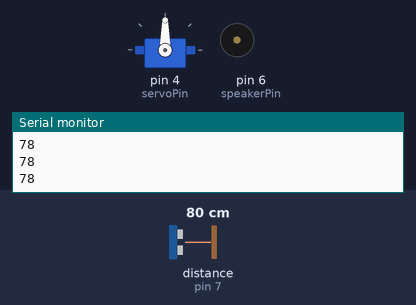
Simulated run of this sketch. Board: Arduino Uno, built with avr-gcc and run on an emulated ATmega328P. On the bench: servo, buzzer (waves = sounding), the last lines printed to the serial monitor. Wiring (inferred from the names in the program): ultrasonic range finder: trigger pin 7; echo pin 7. The test bench sets the inputs (shaded band); at power-on: distance to the obstacle (sensor on pin 7) 80 cm. The echo pulse lasts 58.3 µs per cm.

Above: at 1.12 s.
1.3 s: distance to the obstacle (sensor on pin 7) set to 27 cm
At 1.48 s:
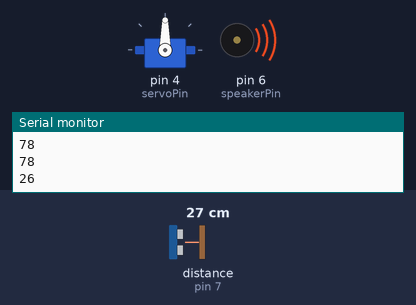
4.3 s: distance to the obstacle (sensor on pin 7) set to 23 cm
5.8 s: distance to the obstacle (sensor on pin 7) set to 8 cm
7.3 s: distance to the obstacle (sensor on pin 7) set to 5 cm
At 7.7 s:
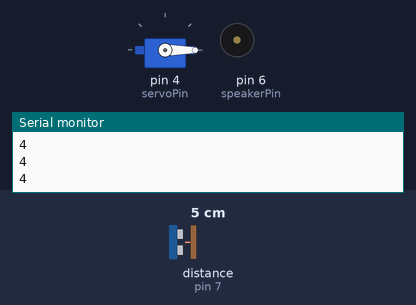
8.8 s: distance to the obstacle (sensor on pin 7) set to 9 cm
At 10.0 s:
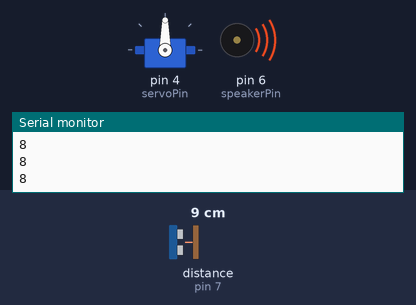
10.3 s: distance to the obstacle (sensor on pin 7) set to 2 cm
At 10.8 s:
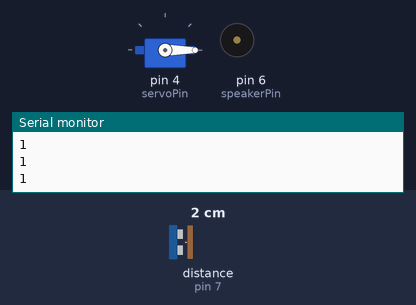
Timing chart, 0 to 12.8 s (numbered marks = the images above; inputs shaded):
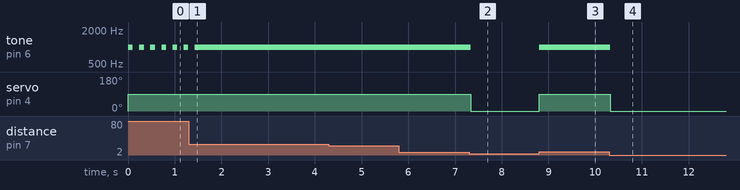

The sketch:

Preosthetic_arm.ino
```cpp
#include <Servo.h>

const int ultrasonicPin = 7;
const int speakerPin = 6;
const int servoPin = 4; // Servo pin

long duration;
int distance;

Servo myServo; // Create a Servo object

void setup() {
  Serial.begin(9600);
  pinMode(ultrasonicPin, OUTPUT);
  pinMode(speakerPin, OUTPUT);

  myServo.attach(servoPin); // Attach the servo to the pin
  myServo.write(0);         // Initial position at 0°
}

void loop() {

  // Ultrasonic sensor operation
  pinMode(ultrasonicPin, OUTPUT);
  digitalWrite(ultrasonicPin, LOW);
  delayMicroseconds(2);
  digitalWrite(ultrasonicPin, HIGH);
  delayMicroseconds(10);
  digitalWrite(ultrasonicPin, LOW);

  pinMode(ultrasonicPin, INPUT);
  duration = pulseIn(ultrasonicPin, HIGH);

  // Calculate distance
  distance = duration * 0.034 / 2;
  Serial.println(distance);

  // If the distance is between 5 and 100 cm
  if (distance > 5 && distance < 100) {
    int beepDelay = map(distance, 5, 25, 50, 100);

    tone(speakerPin, 1000, 100); // Activate buzzer
    myServo.write(90);           // Rotate servo to 90°
    delay(beepDelay);            // Wait for the beep delay
  } else {
    noTone(speakerPin);          // Turn off the buzzer
    myServo.write(0);            // Reset servo to 0°
  }
}
      
```

Measured:
- the behaviour switches between 7 and 6 cm on distance to the obstacle (sensor on pin 7) (found by bisection; images 1 and 2)
- after the input at 1.3 s, tone on pin 6 (speakerPin): goes on until 1.4 s, then stays 1000 Hz
- after the input at 7.3 s, tone on pin 6 (speakerPin): 1000 Hz → silent at once; servo on pin 4 (servoPin): 90° → 0° at once
- after the input at 8.8 s, tone on pin 6 (speakerPin): silent → 1000 Hz at once; servo on pin 4 (servoPin): 0° → 90° at once
- after the input at 10.3 s, tone on pin 6 (speakerPin): 1000 Hz → silent at once; servo on pin 4 (servoPin): 90° → 0° at once
- by itself, tone on pin 6 (speakerPin): alternates 1000 Hz for 0.10 s and silent for 0.14 s
